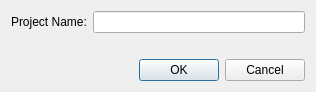
<?xml version="1.0" encoding="UTF-8"?>
<ui version="4.0">
 <class>ProjectNameDialog</class>
 <widget class="QDialog" name="ProjectNameDialog">
  <property name="geometry">
   <rect>
    <x>0</x>
    <y>0</y>
    <width>316</width>
    <height>92</height>
   </rect>
  </property>
  <property name="windowTitle">
   <string>Set Project Name</string>
  </property>
  <layout class="QVBoxLayout" name="verticalLayout">
   <item>
    <layout class="QHBoxLayout" name="horizontalLayout">
     <item>
      <widget class="QLabel" name="label">
       <property name="text">
        <string>Project Name:</string>
       </property>
      </widget>
     </item>
     <item>
      <widget class="QLineEdit" name="projectName"/>
     </item>
    </layout>
   </item>
   <item>
    <spacer name="verticalSpacer">
     <property name="orientation">
      <enum>Qt::Vertical</enum>
     </property>
     <property name="sizeHint" stdset="0">
      <size>
       <width>20</width>
       <height>0</height>
      </size>
     </property>
    </spacer>
   </item>
   <item>
    <widget class="QDialogButtonBox" name="buttonBox">
     <property name="orientation">
      <enum>Qt::Horizontal</enum>
     </property>
     <property name="standardButtons">
      <set>QDialogButtonBox::Cancel|QDialogButtonBox::Ok</set>
     </property>
    </widget>
   </item>
  </layout>
 </widget>
 <resources/>
 <connections>
  <connection>
   <sender>buttonBox</sender>
   <signal>accepted()</signal>
   <receiver>ProjectNameDialog</receiver>
   <slot>accept()</slot>
   <hints>
    <hint type="sourcelabel">
     <x>248</x>
     <y>254</y>
    </hint>
    <hint type="destinationlabel">
     <x>157</x>
     <y>274</y>
    </hint>
   </hints>
  </connection>
  <connection>
   <sender>buttonBox</sender>
   <signal>rejected()</signal>
   <receiver>ProjectNameDialog</receiver>
   <slot>reject()</slot>
   <hints>
    <hint type="sourcelabel">
     <x>316</x>
     <y>260</y>
    </hint>
    <hint type="destinationlabel">
     <x>286</x>
     <y>274</y>
    </hint>
   </hints>
  </connection>
 </connections>
</ui>
